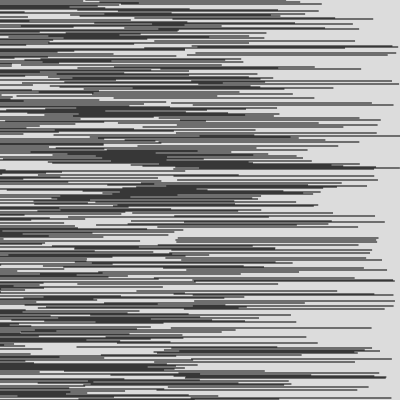
Frame 1 (no input)
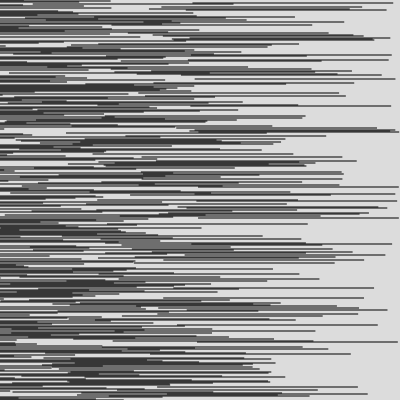
Frame 2 (the mouse pressed at the canvas centre, redrawn once)

The p5.js sketch that drew these frames (run headless with seeded random() and noise() and a simulated clock; the mouse was pressed at the canvas centre and the sketch redrawn once):

// p5.js sketch
// ── sketch.js
function setup() {
  createCanvas(400, 400);
}

function draw() {
  background(220);
  
for (let i = 0; i < 800; i++) {
  let r = random(-200, 200);
  line(r, i, 200 + r, i);
  noLoop();
  noFill();
}
  }
